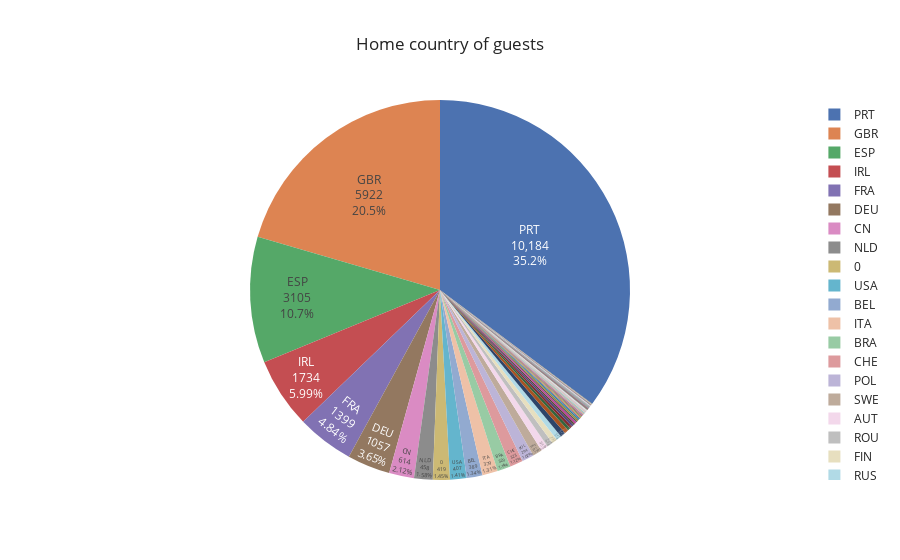

The notebook cell this image was saved under:
### Code cell
labels=resort_hotel['country'].value_counts().index
values=resort_hotel['country'].value_counts()
fig=px.pie(resort_hotel,values=values,names=labels,title="Home country of guests",template="seaborn")

fig.update_traces(textposition="inside", textinfo="value+percent+label")

fig.show()

### Figure 1 — Plotly figure (JSON) as saved in the notebook; plotly's stock layout.template omitted (floating-point values rounded to 4 significant figures)
{"data": [{"domain": {"x": [0, 1], "y": [0, 1]}, "hovertemplate": "label=%{label}<br>value=%{value}<extra></extra>", "labels": ["PRT", "GBR", "ESP", "IRL", "FRA", "DEU", "CN", "NLD", 0, "USA", "BEL", "ITA", "BRA", "CHE", "POL", "SWE", "AUT", "ROU", "FIN", "RUS", "CHN", "NOR", "AUS", "DNK", "LUX", "ARG", "LTU", "MAR", "HUN", "IND", "LVA", "EST", "UKR", "CZE", "AGO", "ISR", "TUR", "NZL", "CHL", "ZAF", "COL", "TWN", "OMN", "SVN", "MYS", "HRV", "JPN", "SVK", "PRI", "NGA", "GRC", "PHL", "SRB", "GIB", "DZA", "KOR", "MEX", "ISL", "THA", "CYP", "BGR", "URY", "IRN", "JAM", "CPV", "GEO", "CUB", "KAZ", "SGP", "BLR", "SUR", "MOZ", "ARE", "LBN", "IDN", "CAF", "DOM", "MDV", "PAK", "AND", "KWT", "CRI", "MLT", "ZWE", "VEN", "JOR", "AZE", "CIV", "ECU", "ARM", "MWI", "ALB", "CMR", "VNM", "MDG", "BWA", "LKA", "UZB", "NPL", "MAC", "TGO", "HKG", "DJI", "BHS", "PLW", "PER", "EGY", "QAT", "ZMB", "MKD", "SMR", "BDI", "SYR", "CYM", "UGA", "COM", "MUS", "BIH", "SAU"], "legendgroup": "", "name": "", "showlegend": true, "textinfo": "value+percent+label", "textposition": "inside", "type": "pie", "values": [10184, 5922, 3105, 1734, 1399, 1057, 614, 458, 419, 407, 389, 379, 329, 323, 294, 231, 176, 145, 135, 128, 125, 100, 72, 60, 54, 48, 45, 39, 38, 33, 29, 29, 23, 23, 17, 16, 16, 14, 14, 13, 12, 12, 11, 10, 10, 9, 9, 9, 9, 8, 8, 7, 7, 7, 7, 6, 6, 6, 6, 6, 5, 5, 5, 5, 5, 4, 4, 4, 4, 4, 4, 3, 3, 3, 3, 3, 3, 2, 2, 2, 2, 2, 2, 2, 2, 2, 2, 2, 2, 2, 2, 2, 2, 2, 1, 1, 1, 1, 1, 1, 1, 1, 1, 1, 1, 1, 1, 1, 1, 1, 1, 1, 1, 1, 1, 1, 1, 1, 1]}], "layout": {"legend": {"tracegroupgap": 0}, "title": {"text": "Home country of guests"}}}
